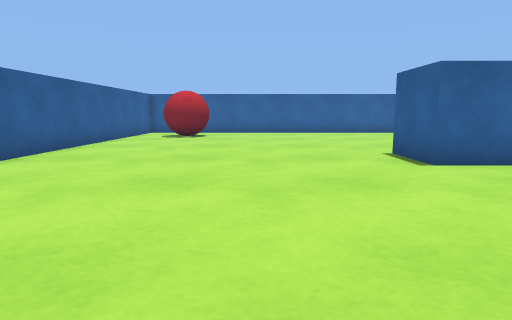
View 1 (above)

16 first-person views from a walk through a scene from a Unity 3-D project. The camera is 0.51 m above the floor, tilts 8° down and sees 75° across. The floor is counted in squares, 0.5 m on a side. Each view is taken from the middle of a square. On the plan, view 1 faces up. The plan holds only what a view shows up to about 13 squares ahead; the rest is blank.

View 2
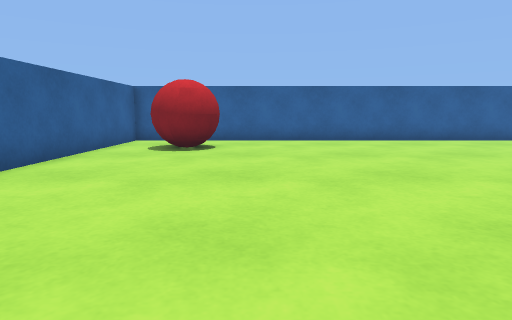

View 3
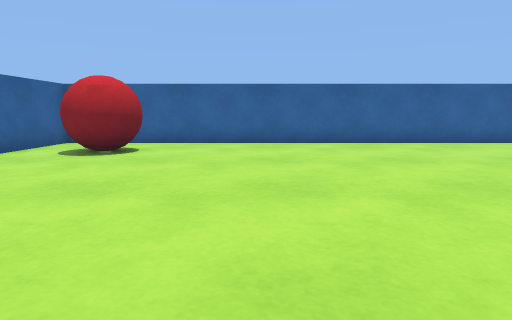

View 4
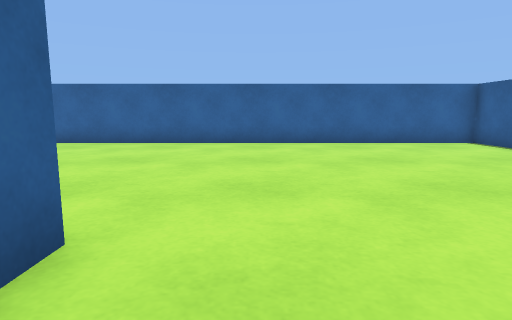

View 5
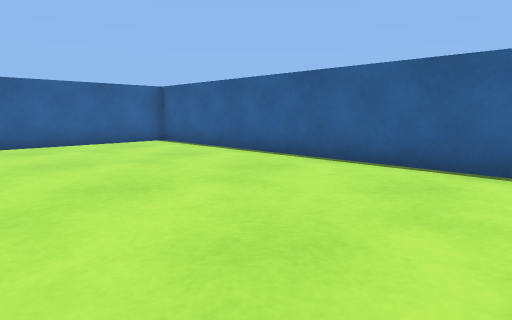

View 6
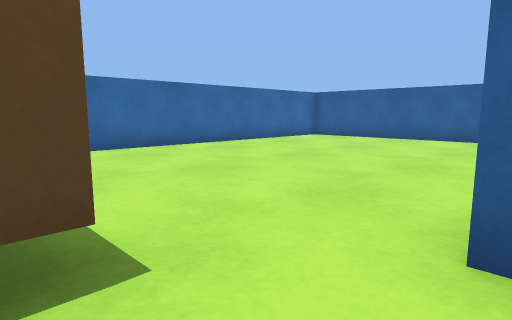

View 7
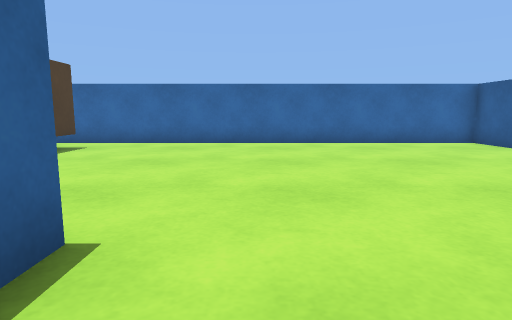

View 8
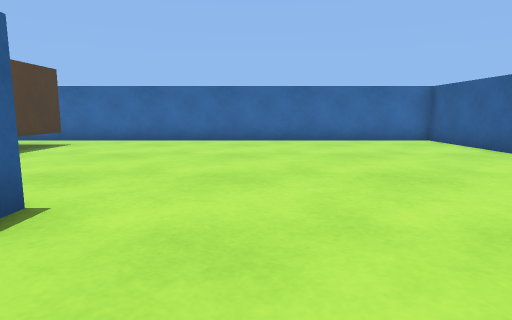

View 9
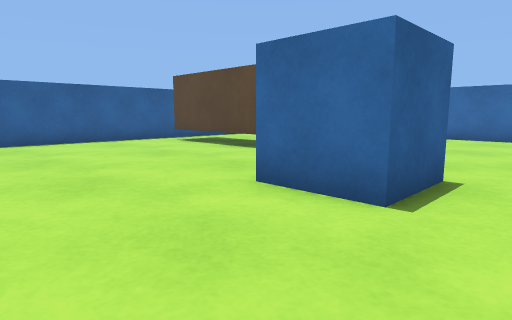

View 10
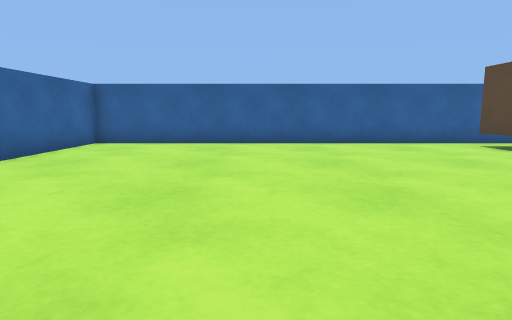

View 11
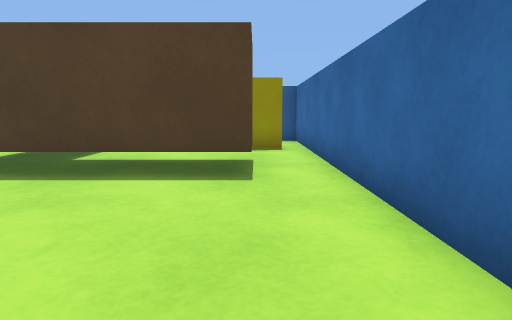

View 12
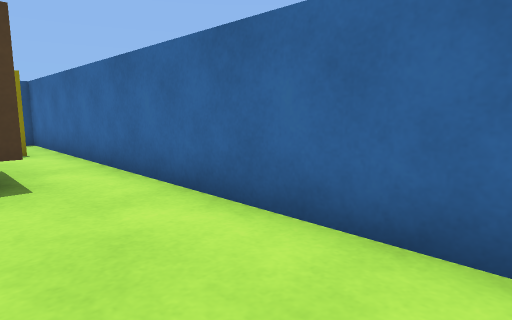

View 13
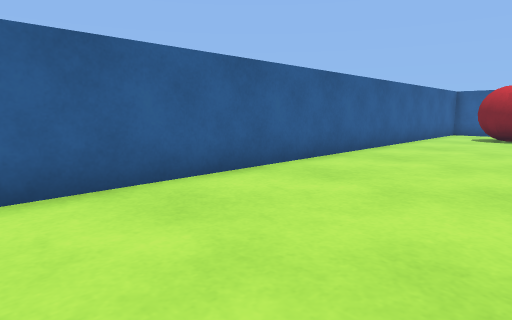

View 14
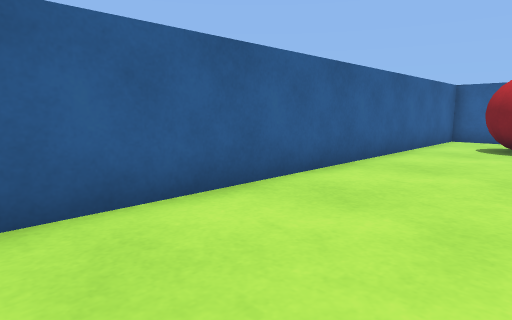

View 15
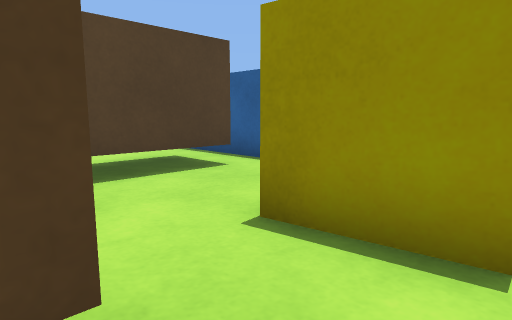

View 16
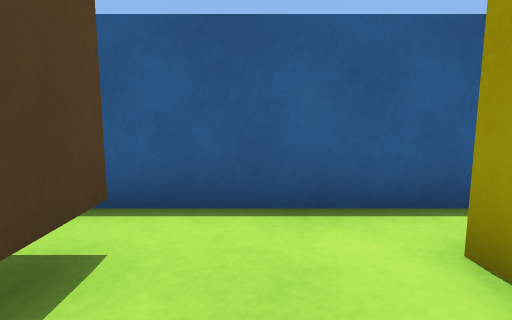

### Floor plan
Key: @ floor where view 1 was taken; # wall or solid block; . floor; C blue cube; B red ball; T thing the floor can be seen under or through; Y yellow cube.
Columns run from 6 left of view 1 to 15 right of it. Each row starts with its distance up from view 1.
 18 ######################
 17 #....................#
 16 #.. .................#
 15 #.BBB................#
 14 #..B.................#
 13 #....................#
 12 #....................#
 11 #....................#
 10 #....................#
  9 #....................#
  8 #.........CC.........#
  7 #.........CC.........#
  6 #....................#
  5 #............#######.#
  4 #............    ###.#
  3 #............T   ###.#
  2 #............T  .....#
  1 #............T  .....#
  0 #.....@......T  ..YY.#
 -1 #............T T..YY #
 -2 #....................#
 -3 ######################

Positions as (right, up) in squares from view 1, and headings:
1: (0, 0), facing up
2: (-1, 5), facing up
3: (1, 6), facing up
4: (7, 6), facing up
5: (8, 6), facing up-right
6: (8, 7), facing down-left
7: (2, 9), facing down
8: (1, 10), facing down
9: (2, 12), facing down-right
10: (3, 12), facing right
11: (2, -1), facing right
12: (2, 0), facing down-right
13: (-1, 0), facing up-left
14: (-2, 4), facing up-left
15: (9, -2), facing up-right
16: (11, 2), facing right
